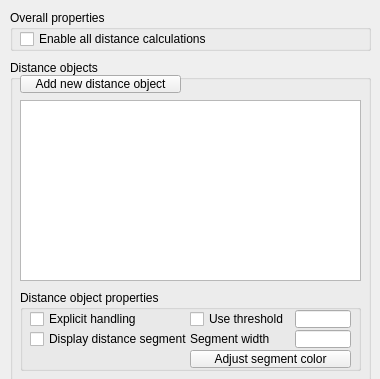
<?xml version="1.0" encoding="UTF-8"?>
<ui version="4.0">
 <class>CQDlgDistances</class>
 <widget class="QDialog" name="CQDlgDistances">
  <property name="geometry">
   <rect>
    <x>0</x>
    <y>0</y>
    <width>380</width>
    <height>379</height>
   </rect>
  </property>
  <property name="windowTitle">
   <string>Distances</string>
  </property>
  <property name="locale">
   <locale language="English" country="UnitedStates"/>
  </property>
  <widget class="QGroupBox" name="groupBox">
   <property name="geometry">
    <rect>
     <x>10</x>
     <y>10</y>
     <width>361</width>
     <height>41</height>
    </rect>
   </property>
   <property name="title">
    <string>Overall properties</string>
   </property>
   <property name="flat">
    <bool>true</bool>
   </property>
   <widget class="QCheckBox" name="qqEnableAll">
    <property name="geometry">
     <rect>
      <x>10</x>
      <y>20</y>
      <width>191</width>
      <height>18</height>
     </rect>
    </property>
    <property name="focusPolicy">
     <enum>Qt::StrongFocus</enum>
    </property>
    <property name="text">
     <string>Enable all distance calculations</string>
    </property>
   </widget>
  </widget>
  <widget class="QGroupBox" name="groupBox_2">
   <property name="geometry">
    <rect>
     <x>10</x>
     <y>60</y>
     <width>361</width>
     <height>321</height>
    </rect>
   </property>
   <property name="title">
    <string>Distance objects</string>
   </property>
   <property name="flat">
    <bool>true</bool>
   </property>
   <widget class="QListWidget" name="qqDistanceList">
    <property name="geometry">
     <rect>
      <x>10</x>
      <y>40</y>
      <width>341</width>
      <height>181</height>
     </rect>
    </property>
    <property name="editTriggers">
     <set>QAbstractItemView::DoubleClicked|QAbstractItemView::EditKeyPressed|QAbstractItemView::SelectedClicked</set>
    </property>
    <property name="alternatingRowColors">
     <bool>false</bool>
    </property>
   </widget>
   <widget class="QGroupBox" name="groupBox_3">
    <property name="geometry">
     <rect>
      <x>10</x>
      <y>230</y>
      <width>341</width>
      <height>81</height>
     </rect>
    </property>
    <property name="title">
     <string>Distance object properties</string>
    </property>
    <property name="flat">
     <bool>true</bool>
    </property>
    <widget class="QToolButton" name="qqAdjustSegmentColor">
     <property name="geometry">
      <rect>
       <x>170</x>
       <y>60</y>
       <width>161</width>
       <height>18</height>
      </rect>
     </property>
     <property name="focusPolicy">
      <enum>Qt::StrongFocus</enum>
     </property>
     <property name="text">
      <string>Adjust segment color</string>
     </property>
    </widget>
    <widget class="QCheckBox" name="qqUseThreshold">
     <property name="geometry">
      <rect>
       <x>170</x>
       <y>20</y>
       <width>101</width>
       <height>18</height>
      </rect>
     </property>
     <property name="focusPolicy">
      <enum>Qt::StrongFocus</enum>
     </property>
     <property name="text">
      <string>Use threshold</string>
     </property>
    </widget>
    <widget class="QLabel" name="label">
     <property name="geometry">
      <rect>
       <x>170</x>
       <y>40</y>
       <width>91</width>
       <height>18</height>
      </rect>
     </property>
     <property name="text">
      <string>Segment width</string>
     </property>
    </widget>
    <widget class="QLineEdit" name="qqThreshold">
     <property name="geometry">
      <rect>
       <x>275</x>
       <y>20</y>
       <width>56</width>
       <height>18</height>
      </rect>
     </property>
    </widget>
    <widget class="QLineEdit" name="qqSegmentWidth">
     <property name="geometry">
      <rect>
       <x>275</x>
       <y>40</y>
       <width>56</width>
       <height>18</height>
      </rect>
     </property>
    </widget>
    <widget class="QCheckBox" name="qqExplicitHandling">
     <property name="geometry">
      <rect>
       <x>10</x>
       <y>20</y>
       <width>131</width>
       <height>18</height>
      </rect>
     </property>
     <property name="focusPolicy">
      <enum>Qt::StrongFocus</enum>
     </property>
     <property name="text">
      <string>Explicit handling</string>
     </property>
    </widget>
    <widget class="QCheckBox" name="qqDisplaySegment">
     <property name="geometry">
      <rect>
       <x>10</x>
       <y>40</y>
       <width>161</width>
       <height>18</height>
      </rect>
     </property>
     <property name="focusPolicy">
      <enum>Qt::StrongFocus</enum>
     </property>
     <property name="text">
      <string>Display distance segment</string>
     </property>
    </widget>
   </widget>
   <widget class="QToolButton" name="qqAddNewObject">
    <property name="geometry">
     <rect>
      <x>10</x>
      <y>15</y>
      <width>161</width>
      <height>18</height>
     </rect>
    </property>
    <property name="focusPolicy">
     <enum>Qt::StrongFocus</enum>
    </property>
    <property name="text">
     <string>Add new distance object</string>
    </property>
   </widget>
  </widget>
 </widget>
 <tabstops>
  <tabstop>qqEnableAll</tabstop>
  <tabstop>qqAddNewObject</tabstop>
  <tabstop>qqDistanceList</tabstop>
  <tabstop>qqExplicitHandling</tabstop>
  <tabstop>qqUseThreshold</tabstop>
  <tabstop>qqThreshold</tabstop>
  <tabstop>qqDisplaySegment</tabstop>
  <tabstop>qqSegmentWidth</tabstop>
  <tabstop>qqAdjustSegmentColor</tabstop>
 </tabstops>
 <resources/>
 <connections/>
</ui>
